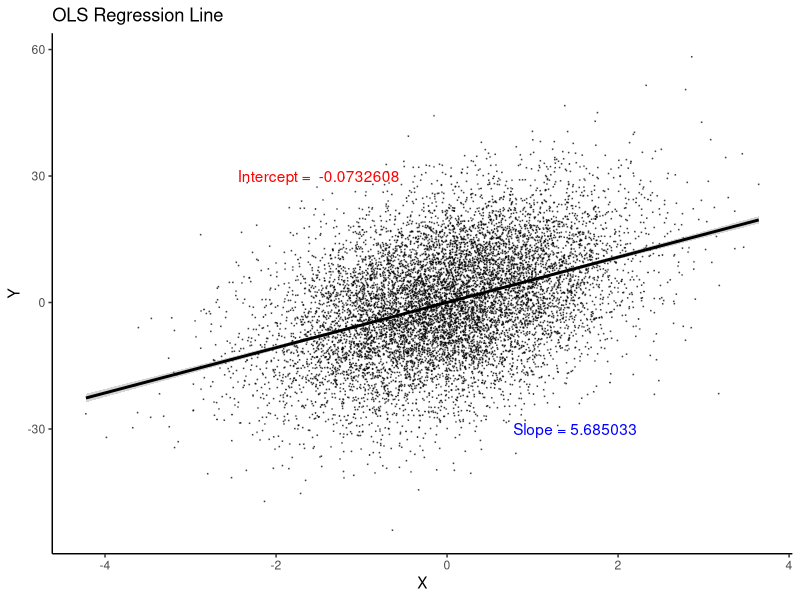
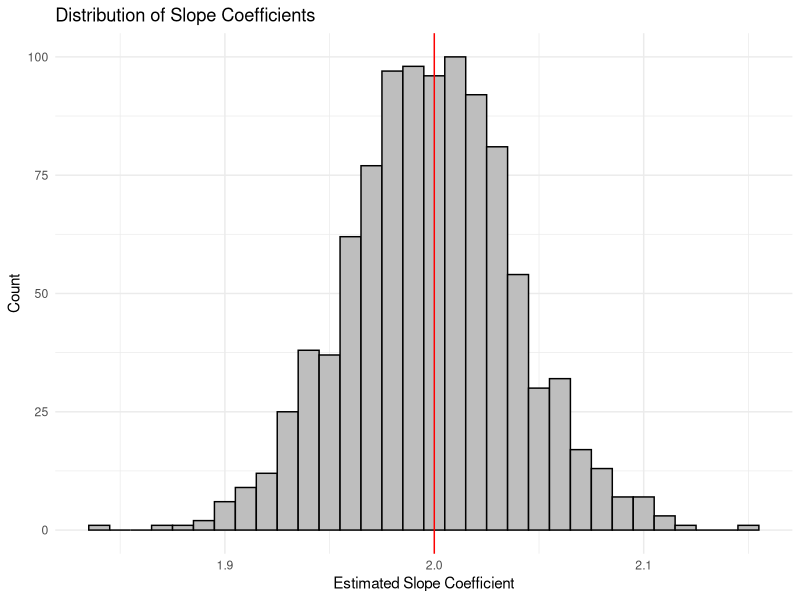

Here is the R script that generated these plots, in order: (Note: this script raises an error after producing the figures.)
## ---- chunk 1
knitr::opts_chunk$set(echo = TRUE)
## ---- chunk 2
################################################################################
# I like to include several additional notes in the header of my files here:
#
# Last modified: 9/20/2024
#
### PURPOSE:
  # Lecture 2 code and output file
# 
### NOTES:
  # - uses the Tidyverse package and Dplyr
################################################################################


### 0. Load the packages we will need for this file ####
library(tidyverse) # load the installed package for each new session of R
library(here) # for file organization
library(broom) # helps for storing regression output

set.seed(122333) # Setting the seed helps to make random number generators give us the same numbers across machines
################################################################################
## ---- chunk 3
##### Probability Review #####
p_healthy <- 0.75 # Assign 3 main probabilities
p_acute <- 0.2
p_chronic <- 0.05
## ---- chunk 4
p_acute_chronic <- 0.02 # Assign joint probabilities
p_healthy_acute <- 0
p_healthy_chronic <- 0
p_healthy_acute_chronic <- 0

# Conditional probabilities
p_chronic_givenacute <- p_acute_chronic / p_acute
## ---- chunk 5
p_chronic_givenacute == p_chronic * p_acute
## ---- chunk 6
tb <- tibble(
  x = rnorm(10000),
  u = rnorm(10000),
  y = 5.5*x + 12*u
) # Here's our true model, with some randomness baked in

# What is our expectation of x? y? u? What about variance? 
mean(tb$x)
mean(tb$y)
mean(tb$u)

var(tb$x)
var(tb$y)
var(tb$u)
## ---- chunk 7
tb %>% lm(y ~ x, .) 
## ---- chunk 8
# Looking at your model output
reg_tb <- lm(y ~ x, data=tb) # Store regression as an object 


summary(reg_tb) # gives you a full summary
regdata <- broom::tidy(reg_tb, conf.int=TRUE) # Stores regression output in a data frame
regouts <- broom::glance(reg_tb) # Stores other regression features in a data frame
## ---- chunk 9
tb <- tb %>% 
  mutate(
    yhat1 = predict(lm(y ~ x, .)),
    yhat2 = 0.0732608 + 5.685033*x, 
    uhat1 = residuals(lm(y ~ x, .)),
    uhat2 = y - yhat2
  ) # How close are our predictions? 

summary(tb[-1:-3])
## ---- chunk 10
tb %>% 
  lm(y ~ x, .) %>% 
  ggplot(aes(x=x, y=y)) + 
  ggtitle("OLS Regression Line") +
  geom_point(size = 0.05, color = "black", alpha = 0.5) +
  geom_smooth(method = lm, color = "black") +
  annotate("text", x = -1.5, y = 30, color = "red", 
           label = paste("Intercept = ", -0.0732608)) +
  annotate("text", x = 1.5, y = -30, color = "blue", 
           label = paste("Slope =", 5.685033)) + 
  theme_classic() + labs(x="X", y="Y")
## ---- chunk 11
SST <- tb %>% mutate(ybar=mean(y), sst=(y-ybar)^2) %>% select(sst) %>% summarise(sum(sst))
SSE <- tb %>% mutate(ybar=mean(y), sse=(yhat1-ybar)^2) %>% select(sse) %>% summarise(sum(sse))
SSR <- tb %>% mutate(ssr=uhat1^2) %>% select(ssr) %>% summarise(sum(ssr))

R2 <- SSE/SST
print(paste0("The R-squared is ", round(as.numeric(R2)*100,digits=2), "%", sep=""))
## ---- chunk 12
summary(reg_tb) # Full summary
round(summary(reg_tb)$r.squared,digits=4) # Specifically, the r-squared
## ---- chunk 13
lm <- lapply( # lapply is a useful command (see ?lapply to access documentation)
  1:1000,
  function(x) tibble(
    x = 9*rnorm(10000), # Distribution for x (rnorm(N) creates N random draws from a N(0,1) distribution)
    u = 36*rnorm(10000), # Distribution for e
    y = 3 + 2*x + u
  ) %>% 
    lm(y ~ x, .)
) # This runs 1,000 regressions with new data every time
# lapply is useful here since we want to resample data *and* do a regression at the same time. 
## ---- chunk 14
as_tibble(t(sapply(lm, coef))) %>%
  summary(x) # Summarize the regression coefficients (tabular)

as_tibble(t(sapply(lm, coef))) %>% 
  ggplot()+
  geom_histogram(aes(x), binwidth = 0.01,fill="gray",color='black') + 
  theme_minimal() + 
  labs(x="Estimated Slope Coefficient", y="Count",title="Distribution of Slope Coefficients") + 
  geom_vline(xintercept=2,color='red')
## ---- chunk 15
myout <- summary(lm_complex)
myout$coefficients[,2]
## ---- chunk 16
set.seed(0326)
nulldata <- tibble(x=rnorm(200),
                 epsilon=rnorm(200),
                 y=-1-.5*x+epsilon)
m1 <- lm(y ~ x,data=nulldata)
out <- summary(m1) # I get a first estimate of beta = , and a SE = 
myse <- out$coefficients[2,2] # store the SE
## ---- chunk 17
myalf <- .05 # State the rejection probability

# Plot my estimate against the sampling distribution of the null hypothesis 
graphdata <- tibble(x=rnorm(1e4,mean=0,sd=myse), # normal distribution
                    xrej = ifelse(x >= qnorm(1-(myalf)/2, mean=0, sd=myse),x,NA), # x's that fall in the rejection region based on alpha
                    xrej2 = ifelse(-x >= qnorm(1-(myalf)/2, mean=0, sd=myse),x,NA), # x's that fall in the rejection region based on alpha
                    y=dnorm(x,mean=0,sd=myse)
)

 ggplot(data=graphdata) + 
  geom_density(aes(x)) + 
  geom_area(data=subset(graphdata, !is.na(xrej)),aes(x=x,y=y),fill="gray") + 
   geom_area(data=subset(graphdata, !is.na(xrej2)),aes(x=x,y=y),fill="gray") + 
  geom_vline(xintercept=-0.5,linetype='dashed',color='red') + 
  theme_minimal() + 
  labs(x="Estimated Beta",y="Density")
## ---- chunk 18
graphdata <- tibble(x=rnorm(1e5,mean=0,sd=myse), # normal distribution
                     xrej = ifelse(x >= qnorm(1-(myalf), mean=0, sd=myse),x,NA), 
                        # x's that fall in the rejection region based on alpha
                     y=dnorm(x,mean=0,sd=myse)
 )
 
 ggplot(data=graphdata) + 
   geom_density(aes(x)) + 
   geom_area(data=subset(graphdata, !is.na(xrej)),aes(x=x,y=y),fill="gray") + 
   geom_vline(xintercept=-0.5,linetype='dashed',color='red') + 
   theme_minimal() + 
   labs(x="Estimated Beta",y="Density")
## ---- chunk 19
 nulldata <- tibble(x=rnorm(20000),
                  epsilon=rnorm(20000),
                  y=-1-.5*x+epsilon)
 m1 <- lm(y ~ x,data=nulldata)
 out <- summary(m1) # 
 out
 myse <- out$coefficients[2,2] # store the SE
 
 graphdata <- tibble(x=rnorm(1e5,mean=0,sd=myse), # normal distribution
                     xrej = ifelse(x >= qnorm(1-(myalf)/2, mean=0, sd=myse),x,NA), 
                        # x's that fall in the rejection region based on alpha
                     xrej2 = ifelse(-x >= qnorm(1-(myalf)/2, mean=0, sd=myse),x,NA), 
                        # x's that fall in the rejection region based on alpha
                     y=dnorm(x,mean=0,sd=myse)
 )
 
 ggplot(data=graphdata) + 
   geom_density(aes(x)) + 
   geom_area(data=subset(graphdata, !is.na(xrej)),aes(x=x,y=y),fill="gray") + 
   geom_area(data=subset(graphdata, !is.na(xrej2)),aes(x=x,y=y),fill="gray") + 
   geom_vline(xintercept=-0.5,linetype='dashed',color='red') + 
   theme_minimal() + 
   labs(x="Estimated Beta",y="Density")
 
# Calculate p-value of our estimated beta
1-pnorm(out$coefficients[2,1],mean=0,sd=out$coefficients[2,2])

# Calculate the t-statistic of our estimated beta
out$coefficients[2,1]/out$coefficients[2,2] # Here, critical value is 1.96
## ---- chunk 20
print("=============================Works Cited=============================")
loadedNamespaces() %>%
map(citation) %>%
print(style = "text") # Adds citations for each package to end of .rmd file

knitr::write_bib(file = 'packages.bib') # Constructs a citation file for all packages used in this lecture.

# DON'T FORGET TO CITE YOUR PACKAGES IN YOUR PAPERS/ASSIGNMENTS. 
## ---- chunk 21
# Total probability 
day1 <- p_chronic # On first day, probability of illness is the known probability
day2 <- p_chronic * (1-p_chronic) # The probability of being healthy on day1, then developing an illness on the second day 

totalprob <- day1+day2 # Total probability is sum over time
## ---- chunk 22
dayprob <- function(n) { 
    # This function returns the probability of (i) being healthy until day n, then (ii) getting a chronic condition on day n 
  return(p_chronic * (1-p_chronic)^(n-1))
} 

# Now let's apply the function
mydata <- tibble( x=seq(1,10,by=1) ) %>%  # Periods 1 through 10
  mutate(dayprob=dayprob(x)) %>% # Daily probability
  mutate(totalprob = cumsum(dayprob)) # Total probability = sum of dailies 

# What's the first day after which total prob is > 0.15?
answer <- mydata %>% 
  mutate(tokeep = totalprob>0.15) %>% 
  filter(tokeep==1) %>% 
  mutate(first = min(x)) %>% 
  filter(row_number()==1) %>% 
  pull(first)

print(paste0("The number of days before totalprob > 0.15 is ", answer ,sep=""))
## ---- chunk 23
# Update function for p_chronic
update_chronic <- function(oldprob) { 
  p_x1_you_given_x3_me <- .7 
    # Experiment with changing this probability to see how the graph below changes
    # What happens if this is .75? .1? What does changing this mean in terms of the example? 
  
  p_x1_you_given_x1_me <- .75
  num <- p_x1_you_given_x3_me * oldprob
  den <- p_x1_you_given_x3_me * oldprob + p_x1_you_given_x1_me * (1-oldprob)
  return(num/den) # Why write it this way? Just so each term is easily digestable. 
    # Think of your code reader, not just the output!
}
## ---- chunk 24
mydata <- rep(NA, 100) # Set blanks for 100 days
mydata[1] <- .05 # Set first probability at .05
for (i in 2:100) { 
  mydata[i] <- update_chronic(mydata[i-1])
}

# Now plot
mydata <- tibble(mydata) %>% mutate(x=row_number())
ggplot(mydata,aes(x,mydata)) + geom_point() + theme_minimal() + labs(x = "Day", y = "P(x_3)")
